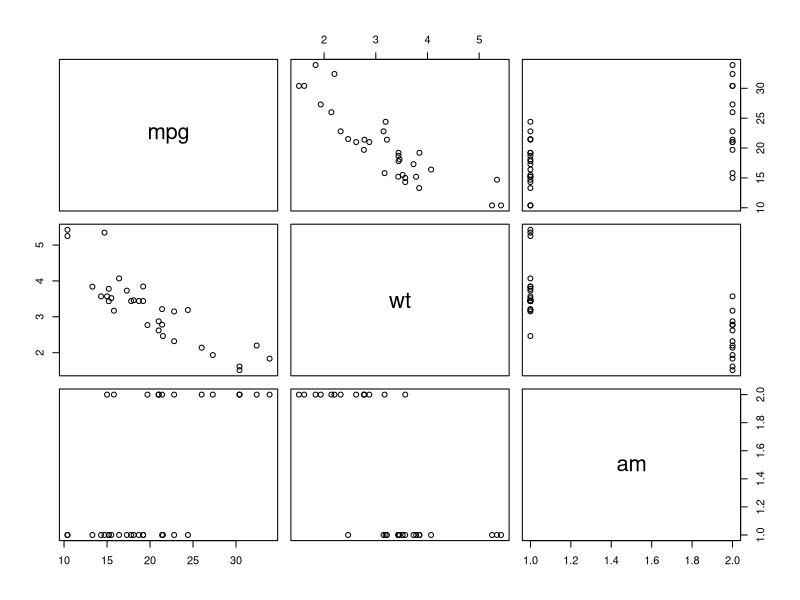
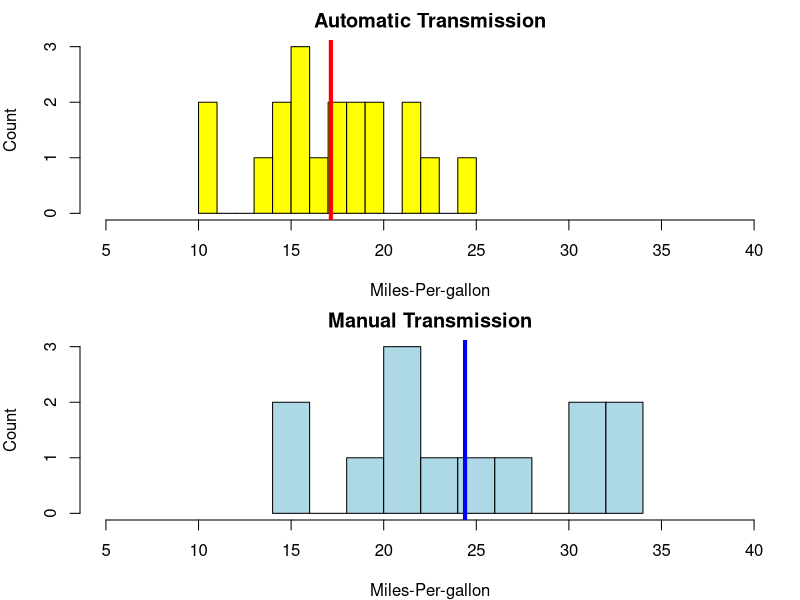
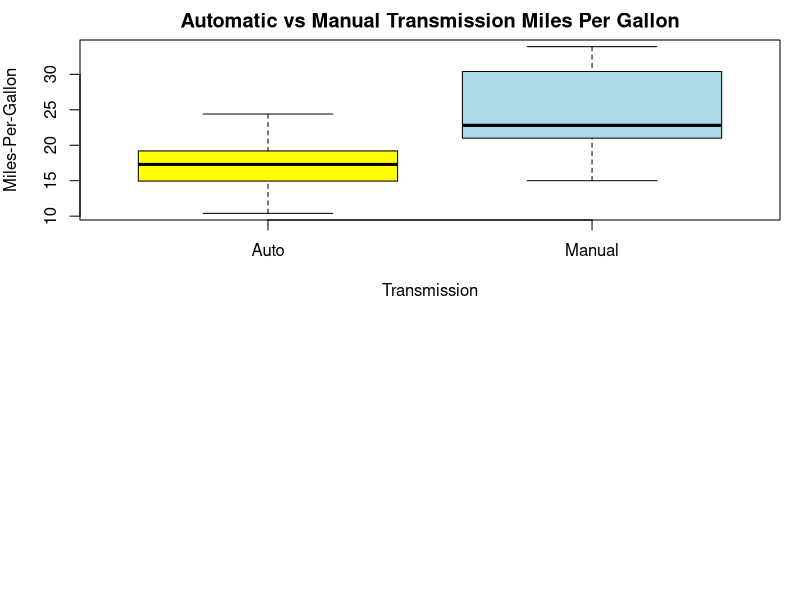
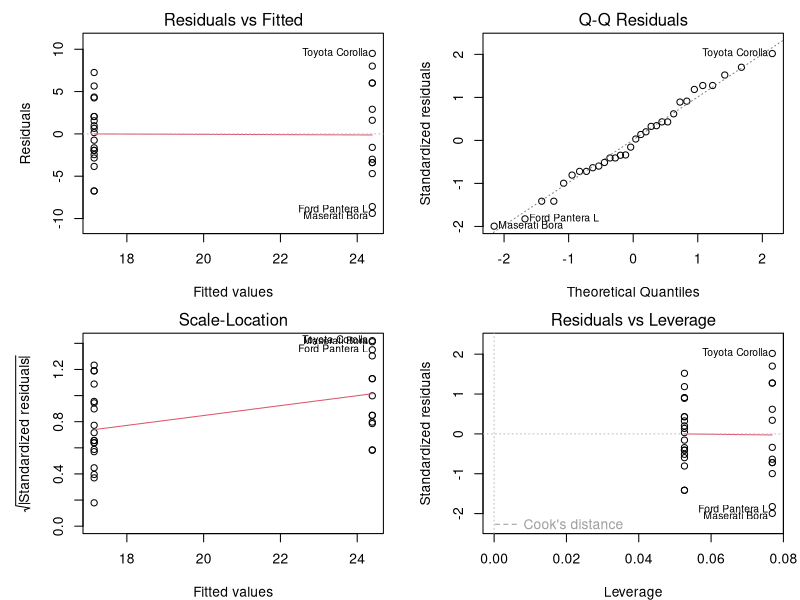

Reproduce these figures in R, in order.
## ---- chunk 1
sessionInfo()
## ---- chunk 2
rm(list=ls()); data("mtcars")
head(mtcars, 3)
## ---- chunk 3
any(is.na(mtcars))
## ---- chunk 4
data(mtcars)
mtcars$vs <- factor(mtcars$vs, labels = c("V-eng", "S-eng")); mtcars$am <- factor(mtcars$am, labels = c("Automatic", "Manual")); mtcars$gear <- factor(mtcars$gear); mtcars$carb <- factor(mtcars$carb)
head(mtcars,3)
## ---- chunk 5
pairs(mpg ~ ., data = mtcars[,c(1,6,9)])
## ---- chunk 6
data("mtcars");par(mfrow = c(2,1), mar = c(4,4,2,1)) # set margin
mtcars$vs <- factor(mtcars$vs, labels = c("V-block", "S-block")); mtcars$am <- factor(mtcars$am, labels = c("Auto", "Manual")); mtcars$gear <- factor(mtcars$gear); mtcars$carb <- factor(mtcars$carb)
head(mtcars,3)
hist(mtcars$mpg[mtcars$am=="Auto"], breaks=10, xlab = "Miles-Per-gallon", ylab = "Count", main = "Automatic Transmission", col = "yellow", xlim = range(5:40))
abline(v=mean(mtcars$mpg[mtcars$am=="Auto"]), col="red", lwd = 4)
hist(mtcars$mpg[mtcars$am=="Manual"], breaks=10, xlab = "Miles-Per-gallon", ylab = "Count", main = "Manual Transmission", col="lightblue", xlim = range(5:40))
abline(v=mean(mtcars$mpg[mtcars$am=="Manual"]), col="blue", lwd = 4)
## ---- chunk 7
data("mtcars")
mtcars$vs <- factor(mtcars$vs, labels = c("V-block", "S-block")); mtcars$am <- factor(mtcars$am, labels = c("Auto", "Manual")); mtcars$gear <- factor(mtcars$gear); mtcars$carb <- factor(mtcars$carb)
head(mtcars,3)
boxplot(mpg ~ am, data = mtcars, col = (c("yellow","lightblue")), ylab = "Miles-Per-Gallon", xlab = "Transmission", main =  "Automatic vs Manual Transmission Miles Per Gallon")
## ---- chunk 8
par(mfrow = c(2, 2), mar = c(4, 5, 2, 1));fslrm <- lm(mpg ~ am, data = mtcars);
coef(summary(fslrm)); plot(fslrm)
## ---- chunk 9
data("mtcars")
f2 <- lm(mpg ~ factor(am) + wt, data = mtcars);coef(summary(f2))
f3 <- lm(mpg ~ factor(am) * wt, data = mtcars);coef(summary(f3))
## ---- chunk 10
par(mfrow = c(2, 2), mar = c(4, 5, 2, 1))
mlr1 <- lm(mpg ~ ., data = mtcars);coef(summary(mlr1))
## ---- chunk 11
par(mfrow = c(2, 2), mar = c(4, 5, 2, 1))
mlr1 <- lm(mpg ~ . -1, data = mtcars);coef(summary(mlr1))
## ---- chunk 12
data("mtcars")
names(mtcars)
fn1 <- lm(mpg ~ cyl + disp, data = mtcars)
fn2 <- update(fn1, mpg ~ cyl + disp + hp)
fn3 <- update(fn1, mpg ~ cyl + disp + hp + drat)
fn4 <- update(fn1, mpg ~ cyl + disp + hp + drat + wt)
fn5 <- update(fn1, mpg ~ cyl + disp + hp + drat + wt +  qsec)
fn6 <- update(fn1, mpg ~ cyl + disp + hp + drat + wt +  qsec + vs)
fn7 <- update(fn1, mpg ~ cyl + disp + hp + drat + wt +  qsec + vs +  am)
fn8 <- update(fn1, mpg ~ cyl + disp + hp + drat + wt +  qsec + vs +  am +  gear)
fn9 <- update(fn1, mpg ~ cyl + disp + hp + drat + wt +  qsec + vs +  am +  gear + carb)
anova(fn1, fn2, fn3, fn4, fn5, fn6, fn7, fn8, fn9) 
## ---- chunk 13
# beta0 = 0; beta1 = 1
# p = 1 / (1 + exp(-1 * (beta0 + beta1 * x)))
# 
# plot(x, y, frame = FALSE, xlab = "x", ylab = "y") lines(lowess(x, y), type = "l", col = "blue", lwd = 3)
# fit = glm(y ~ x, family = binomial)
# lines(x, predict(fit, type = "response"), lwd = 3, col = "red")
